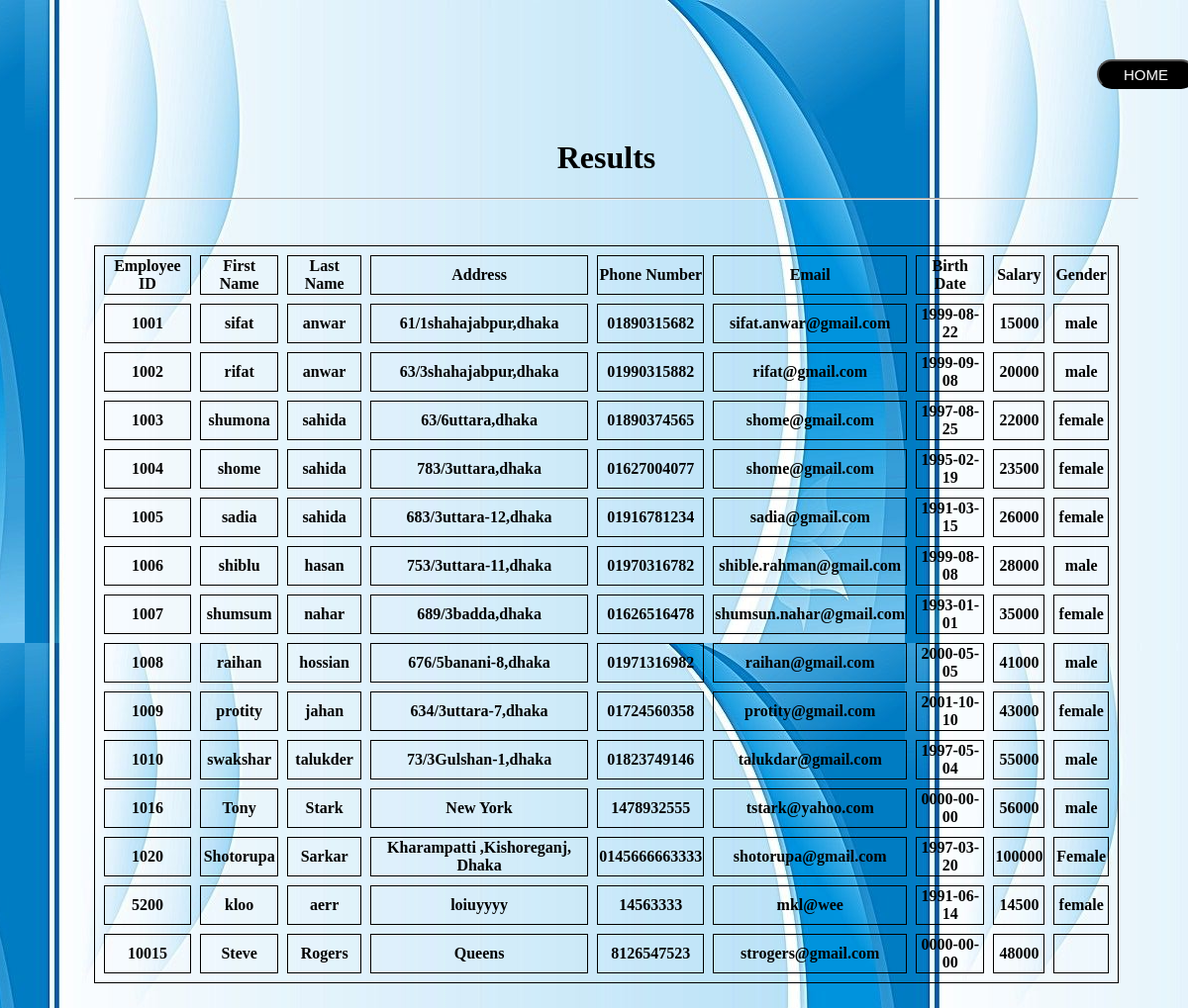
Before: /searchin.php (signed in) with the older database file.
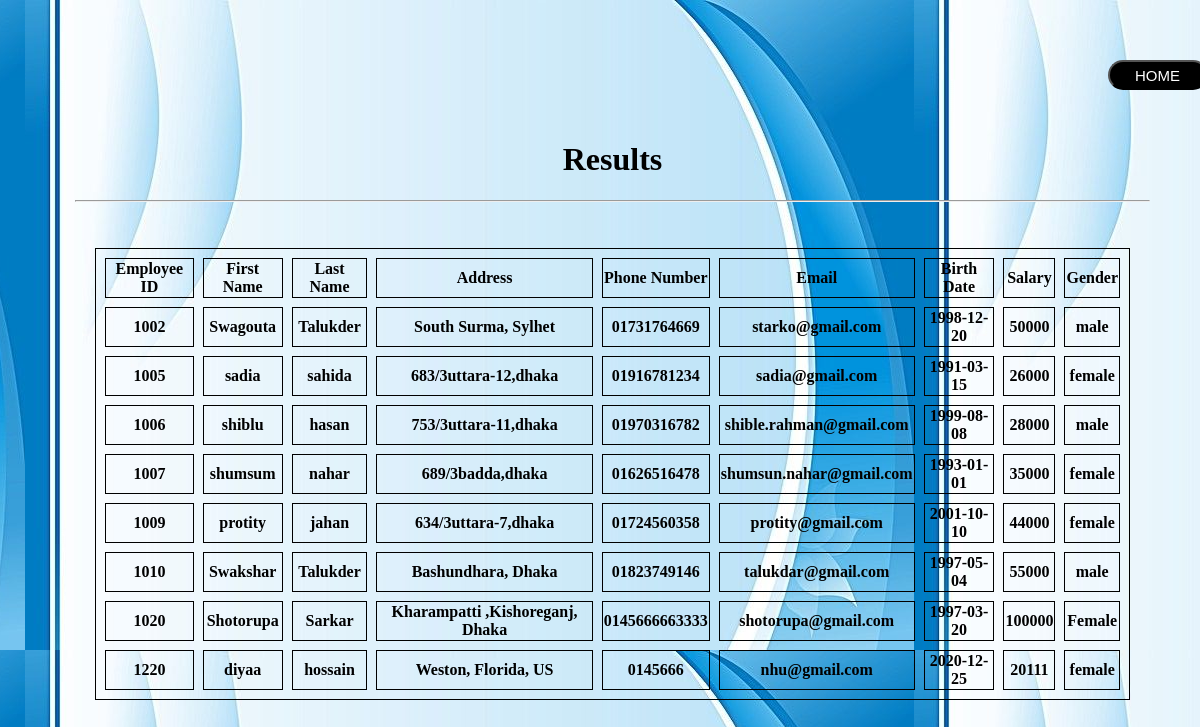
After: the same page with the newer database file.
### tables this page shows
CREATE TABLE `employee` (
  `Employee_ID` int(10) NOT NULL,
  `Fname` varchar(100) NOT NULL,
  `Lname` varchar(100) NOT NULL,
  `Address` varchar(100) NOT NULL,
  `Phone_No` varchar(100) DEFAULT NULL,
  `Email` varchar(100) DEFAULT NULL,
  `Birth_Date` date NOT NULL,
  `Salary` int(10) NOT NULL,
  `Gender` varchar(100) NOT NULL
);

### searchin.php (the view, shortened to what this page needs)
<?php
if(isset($_POST['search'])){
  $valueToSearch = $_POST['search'];
  $query = "SELECT * FROM `employee` where CONCAT(`Employee_ID`, `Fname`, `Lname`, `Address`, `Phone_No`, `Email`, `Salary`) LIKE '%".$valueToSearch."%'";
  $search_result = filterTable($query);
}
else {
  $query = "select * from employee";
  $search_result = filterTable($query);
}
function filterTable($query)
{
  $connect = mysqli_connect("localhost", "root", "", "project");
  $filter_Result = mysqli_query($connect, $query);
  return $filter_Result;
}
 ?>
<!DOCTYPE html>
<html>
<head>
<link rel="stylesheet" href="../style.css">
          <form method="post" action="login_landing.php">
  	      <input type="submit" value="HOME" id="btn1">
            </form>
</head>
<body background="50.jpg">
  <h1> Results </h1> <hr> <br>
  <table border="3" cellspacing="9" style="text-align: center;">
    <tr>
  <th>Employee ID</th>
  <th>First Name</th>
  <th>Last Name</th>
  <th>Address</th>
  <th>Phone Number</th>
  <th>Email</th>
  <th>Birth Date</th>
  <th>Salary</th>
  <th>Gender</th>
</tr>
    <?php
    while($row = mysqli_fetch_row($search_result)):?>
    <tr>
      <th> <?php echo $row[0];?> </th>
      <th> <?php echo $row[1];?> </th>
      <th> <?php echo $row[2];?> </th>
      <th> <?php echo $row[3];?> </th>
      <th> <?php echo $row[4];?> </th>
      <th> <?php echo $row[5];?> </th>
      <th> <?php echo $row[6];?> </th>
      <th> <?php echo $row[7];?> </th>
      <th> <?php echo $row[8];?> </th>
    </tr>
  <?php endwhile;?>
</table>
</body>
</html>

Changed rows visible on the page:
removed employee: Employee_ID "1001", Fname "sifat", Lname "anwar", Address "61/1shahajabpur,dhaka", Phone_No "01890315682", Email "sifat.anwar@gmail.com", Birth_Date "1999-08-22", Salary "15000", Gender "male"
removed employee: Employee_ID "1003", Fname "shumona", Lname "sahida", Address "63/6uttara,dhaka", Phone_No "01890374565", Email "shome@gmail.com", Birth_Date "1997-08-25", Salary "22000", Gender "female"
removed employee: Employee_ID "1004", Fname "shome", Lname "sahida", Address "783/3uttara,dhaka", Phone_No "01627004077", Email "shome@gmail.com", Birth_Date "1995-02-19", Salary "23500", Gender "female"
removed employee: Employee_ID "1008", Fname "raihan", Lname "hossian", Address "676/5banani-8,dhaka", Phone_No "01971316982", Email "raihan@gmail.com", Birth_Date "2000-05-05", Salary "41000", Gender "male"
removed employee: Employee_ID "1016", Fname "Tony", Lname "Stark", Address "New York", Phone_No "1478932555", Email "tstark@yahoo.com", Birth_Date "0000-00-00", Salary "56000", Gender "male"
removed employee: Employee_ID "5200", Fname "kloo", Lname "aerr", Address "loiuyyyy", Phone_No "14563333", Email "mkl@wee", Birth_Date "1991-06-14", Salary "14500", Gender "female"
removed employee: Employee_ID "10015", Fname "Steve", Lname "Rogers", Address "Queens", Phone_No "8126547523", Email "strogers@gmail.com", Birth_Date "0000-00-00", Salary "48000"
changed employee id 1002: Fname "rifat" → "Swagouta"; Lname "anwar" → "Talukder"; Address "63/3shahajabpur,dhaka" → "South Surma, Sylhet"; Phone_No "01990315882" → "01731764669"; Email "rifat@gmail.com" → "starko@gmail.com"; Birth_Date "1999-09-08" → "1998-12-20"; Salary "20000" → "50000"
changed employee "protity": Salary "43000" → "44000"
changed employee "talukdar@gmail.com": Fname "swakshar" → "Swakshar"; Lname "talukder" → "Talukder"; Address "73/3Gulshan-1,dhaka" → "Bashundhara, Dhaka"
added employee: Employee_ID "1220", Fname "diyaa", Lname "hossain", Address "Weston, Florida, US", Phone_No "0145666", Email "nhu@gmail.com", Birth_Date "2020-12-25", Salary "20111", Gender "female"
